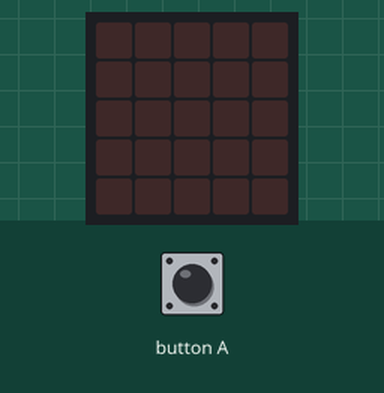
Bench run of a program on a simulated BBC micro:bit (MakeCode). On the bench: the board's 5×5 LED display. Inputs (shaded band) come from the test bench.

Above: at 1.2 s.
1.3 s: button A pressed for 0.15 s
At 2.4 s:
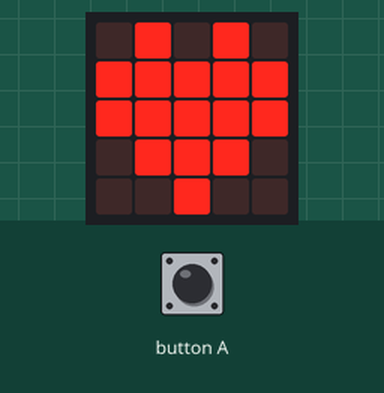
At 4.4 s:
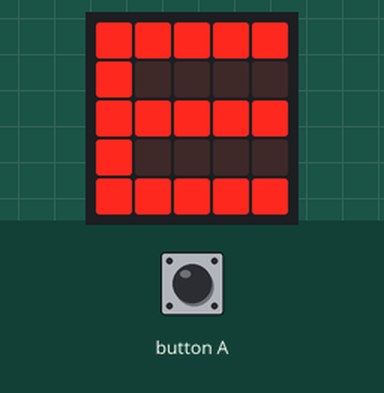
Timing chart, 0 to 5.9 s (numbered marks = the images above; inputs shaded):
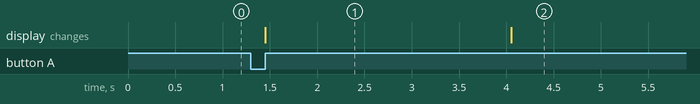

The program:

main.ts
```typescript
input.onButtonPressed(Button.A, function () {
    for (let index = 0; index < 4; index++) {
        basic.showIcon(IconNames.Heart)
        basic.pause(2000)
        basic.showLeds(`
            # # # # #
            # . . . .
            # # # # #
            # . . . .
            # # # # #
            `)
        basic.pause(2000)
    }
})
```

test.ts
```typescript
// testit kuuluvat tänne; tätä ei koota, kun tätä pakettia käytetään laajennuksena.
```

Measured:
- after the input at 1.3 s, the display: changes after 0.15 s (image 1)
- what the display in image 1 shows lasts 2.6 s, from 1.5 s to 4.1 s
